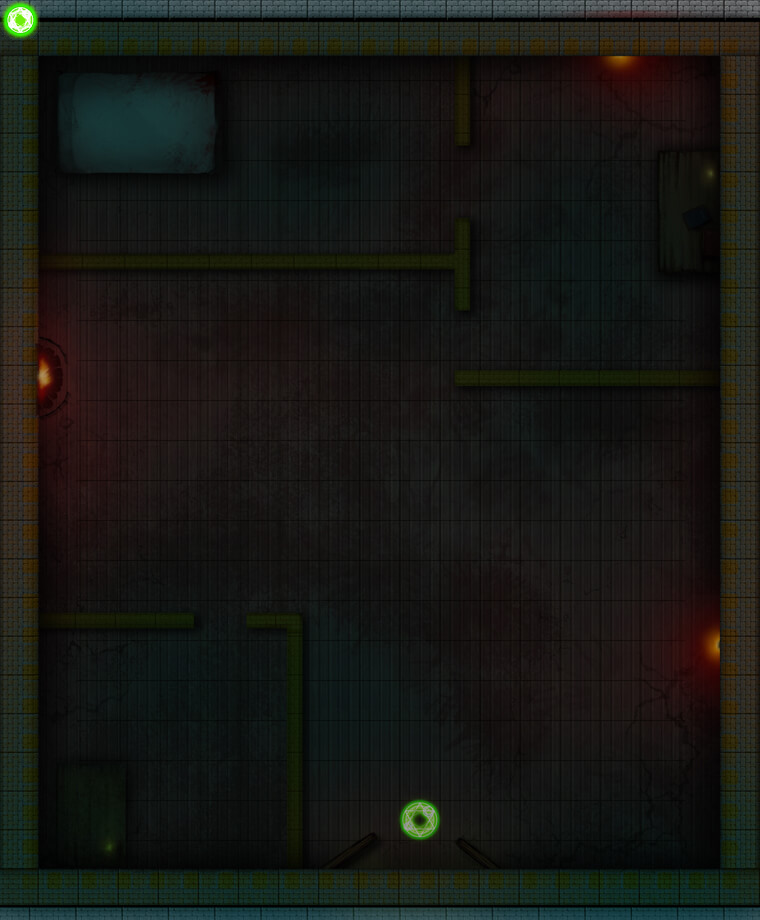

Rendered tile map (Tiled .tmx) drawn with the repository's tilesets; below, a short description and the map source with its tile grids summarised:
An orthogonal 19x23 tile map with 40x40 px tiles, 4 tile layers (mapLayer, objLayer, flagLayer, playerLayer), 2 tilesets.

<map version="1.0" orientation="orthogonal" renderorder="left-up" width="19" height="23" tilewidth="40" tileheight="40" nextobjectid="1">
 <tileset firstgid="1" name="landmark" tilewidth="40" tileheight="40" tilecount="100">
  <image source="landmark.png" width="400" height="400" />
 </tileset>
 <tileset firstgid="101" name="map14" tilewidth="40" tileheight="40" tilecount="437">
  <image source="map14.jpg" width="760" height="920" />
 </tileset>
 <layer name="mapLayer" width="19" height="23">
  <data>[437 cells, 437 non-empty, 437 distinct tile ids]</data>
 </layer>
 <layer name="objLayer" width="19" height="23">
  <data>[437 cells, 1 non-empty, 1 distinct tile ids]</data>
 </layer>
 <layer name="flagLayer" width="19" height="23">
  <data>[437 cells, 1 non-empty, 1 distinct tile ids]</data>
 </layer>
 <layer name="playerLayer" width="19" height="23">
  <data>[437 cells, 1 non-empty, 1 distinct tile ids]</data>
 </layer>
</map>
